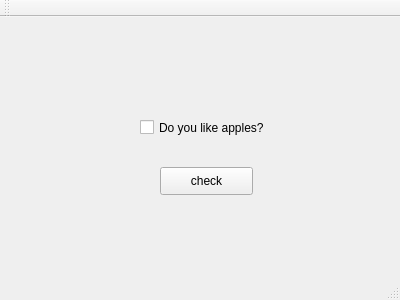
<?xml version="1.0" encoding="UTF-8"?>
<ui version="4.0">
 <class>MainWindow</class>
 <widget class="QMainWindow" name="MainWindow">
  <property name="geometry">
   <rect>
    <x>0</x>
    <y>0</y>
    <width>400</width>
    <height>300</height>
   </rect>
  </property>
  <property name="windowTitle">
   <string>MainWindow</string>
  </property>
  <widget class="QWidget" name="centralWidget">
   <widget class="QCheckBox" name="checkBox">
    <property name="geometry">
     <rect>
      <x>140</x>
      <y>70</y>
      <width>151</width>
      <height>81</height>
     </rect>
    </property>
    <property name="text">
     <string>Do you like apples?</string>
    </property>
   </widget>
   <widget class="QPushButton" name="pushButton">
    <property name="geometry">
     <rect>
      <x>160</x>
      <y>150</y>
      <width>93</width>
      <height>28</height>
     </rect>
    </property>
    <property name="text">
     <string>check</string>
    </property>
   </widget>
  </widget>
  <widget class="QMenuBar" name="menuBar">
   <property name="geometry">
    <rect>
     <x>0</x>
     <y>0</y>
     <width>400</width>
     <height>26</height>
    </rect>
   </property>
  </widget>
  <widget class="QToolBar" name="mainToolBar">
   <attribute name="toolBarArea">
    <enum>TopToolBarArea</enum>
   </attribute>
   <attribute name="toolBarBreak">
    <bool>false</bool>
   </attribute>
  </widget>
  <widget class="QStatusBar" name="statusBar"/>
 </widget>
 <layoutdefault spacing="6" margin="11"/>
 <resources/>
 <connections/>
</ui>
